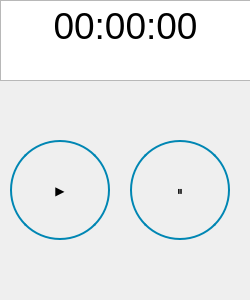
<?xml version="1.0" encoding="UTF-8"?>
<ui version="4.0">
 <class>Form</class>
 <widget class="QWidget" name="Form">
  <property name="geometry">
   <rect>
    <x>0</x>
    <y>0</y>
    <width>250</width>
    <height>300</height>
   </rect>
  </property>
  <property name="minimumSize">
   <size>
    <width>250</width>
    <height>300</height>
   </size>
  </property>
  <property name="maximumSize">
   <size>
    <width>250</width>
    <height>300</height>
   </size>
  </property>
  <property name="windowTitle">
   <string>Form</string>
  </property>
  <widget class="QWidget" name="widget" native="true">
   <property name="geometry">
    <rect>
     <x>0</x>
     <y>0</y>
     <width>251</width>
     <height>81</height>
    </rect>
   </property>
   <widget class="QTextEdit" name="textEdit">
    <property name="geometry">
     <rect>
      <x>0</x>
      <y>0</y>
      <width>251</width>
      <height>81</height>
     </rect>
    </property>
    <property name="html">
     <string>&lt;!DOCTYPE HTML PUBLIC &quot;-//W3C//DTD HTML 4.0//EN&quot; &quot;http://www.w3.org/TR/REC-html40/strict.dtd&quot;&gt;
&lt;html&gt;&lt;head&gt;&lt;meta name=&quot;qrichtext&quot; content=&quot;1&quot; /&gt;&lt;style type=&quot;text/css&quot;&gt;
p, li { white-space: pre-wrap; }
&lt;/style&gt;&lt;/head&gt;&lt;body style=&quot; font-family:'MS Shell Dlg 2'; font-size:7.8pt; font-weight:400; font-style:normal;&quot;&gt;
&lt;p align=&quot;center&quot; style=&quot; margin-top:0px; margin-bottom:0px; margin-left:0px; margin-right:0px; -qt-block-indent:0; text-indent:0px;&quot;&gt;&lt;span style=&quot; font-size:28pt;&quot;&gt;00:00:00&lt;/span&gt;&lt;/p&gt;&lt;/body&gt;&lt;/html&gt;</string>
    </property>
   </widget>
  </widget>
  <widget class="QWidget" name="widget_2" native="true">
   <property name="geometry">
    <rect>
     <x>0</x>
     <y>80</y>
     <width>251</width>
     <height>221</height>
    </rect>
   </property>
   <widget class="QPushButton" name="hardstop">
    <property name="geometry">
     <rect>
      <x>10</x>
      <y>60</y>
      <width>100</width>
      <height>100</height>
     </rect>
    </property>
    <property name="minimumSize">
     <size>
      <width>100</width>
      <height>100</height>
     </size>
    </property>
    <property name="maximumSize">
     <size>
      <width>100</width>
      <height>100</height>
     </size>
    </property>
    <property name="styleSheet">
     <string notr="true">
border-radius: 50px;      
border: 2px solid #094065;
border-color: rgb(0,134,179);
</string>
    </property>
    <property name="text">
     <string>▶️</string>
    </property>
   </widget>
   <widget class="QPushButton" name="startpause">
    <property name="geometry">
     <rect>
      <x>130</x>
      <y>60</y>
      <width>100</width>
      <height>100</height>
     </rect>
    </property>
    <property name="minimumSize">
     <size>
      <width>100</width>
      <height>100</height>
     </size>
    </property>
    <property name="maximumSize">
     <size>
      <width>100</width>
      <height>100</height>
     </size>
    </property>
    <property name="styleSheet">
     <string notr="true">
border-radius: 50px;      
border: 2px solid #094065;
border-color: rgb(0,134,179);</string>
    </property>
    <property name="text">
     <string>⏸︎</string>
    </property>
   </widget>
  </widget>
 </widget>
 <resources/>
 <connections/>
</ui>
